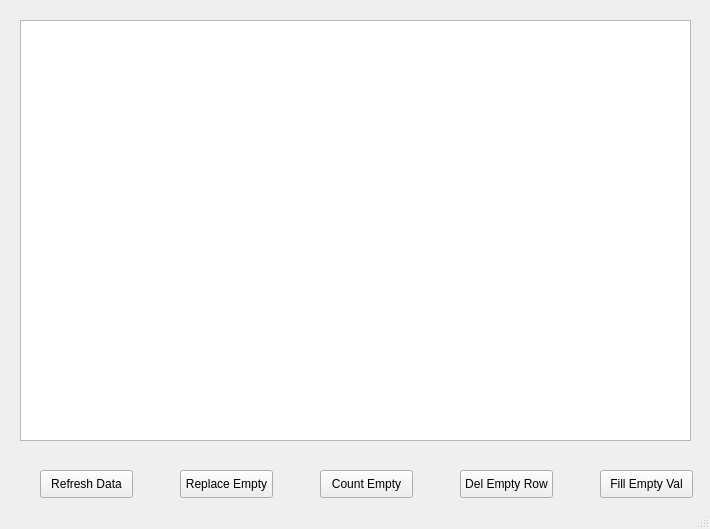
<?xml version="1.0" encoding="UTF-8"?>
<ui version="4.0">
 <class>MainWindow</class>
 <widget class="QMainWindow" name="MainWindow">
  <property name="geometry">
   <rect>
    <x>0</x>
    <y>0</y>
    <width>710</width>
    <height>529</height>
   </rect>
  </property>
  <property name="windowTitle">
   <string>MainWindow</string>
  </property>
  <widget class="QWidget" name="centralwidget">
   <widget class="QTableWidget" name="tableWidget">
    <property name="geometry">
     <rect>
      <x>20</x>
      <y>20</y>
      <width>671</width>
      <height>421</height>
     </rect>
    </property>
   </widget>
   <widget class="QLabel" name="label">
    <property name="geometry">
     <rect>
      <x>340</x>
      <y>440</y>
      <width>55</width>
      <height>21</height>
     </rect>
    </property>
    <property name="text">
     <string/>
    </property>
   </widget>
   <widget class="QPushButton" name="pushButton">
    <property name="geometry">
     <rect>
      <x>40</x>
      <y>470</y>
      <width>93</width>
      <height>28</height>
     </rect>
    </property>
    <property name="text">
     <string>Refresh Data</string>
    </property>
   </widget>
   <widget class="QPushButton" name="pushButton_2">
    <property name="geometry">
     <rect>
      <x>180</x>
      <y>470</y>
      <width>93</width>
      <height>28</height>
     </rect>
    </property>
    <property name="text">
     <string>Replace Empty</string>
    </property>
   </widget>
   <widget class="QPushButton" name="pushButton_3">
    <property name="geometry">
     <rect>
      <x>320</x>
      <y>470</y>
      <width>93</width>
      <height>28</height>
     </rect>
    </property>
    <property name="text">
     <string>Count Empty</string>
    </property>
   </widget>
   <widget class="QPushButton" name="pushButton_4">
    <property name="geometry">
     <rect>
      <x>460</x>
      <y>470</y>
      <width>93</width>
      <height>28</height>
     </rect>
    </property>
    <property name="text">
     <string>Del Empty Row</string>
    </property>
   </widget>
   <widget class="QPushButton" name="pushButton_5">
    <property name="geometry">
     <rect>
      <x>600</x>
      <y>470</y>
      <width>93</width>
      <height>28</height>
     </rect>
    </property>
    <property name="text">
     <string>Fill Empty Val</string>
    </property>
   </widget>
  </widget>
  <widget class="QStatusBar" name="statusbar"/>
 </widget>
 <resources/>
 <connections/>
</ui>
